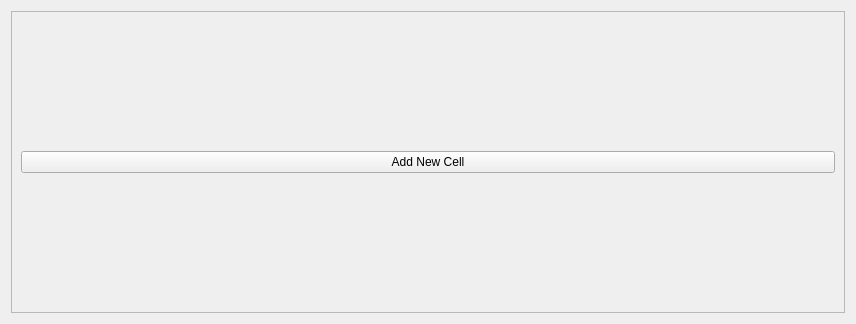
<?xml version="1.0" encoding="UTF-8"?>
<ui version="4.0">
 <class>TabNew</class>
 <widget class="QWidget" name="TabNew">
  <property name="geometry">
   <rect>
    <x>0</x>
    <y>0</y>
    <width>856</width>
    <height>324</height>
   </rect>
  </property>
  <property name="windowTitle">
   <string>Form</string>
  </property>
  <layout class="QVBoxLayout" name="verticalLayout_2">
   <item>
    <widget class="QScrollArea" name="scrollArea">
     <property name="widgetResizable">
      <bool>true</bool>
     </property>
     <widget class="QWidget" name="scrollAreaWidgetContents">
      <property name="geometry">
       <rect>
        <x>0</x>
        <y>0</y>
        <width>832</width>
        <height>300</height>
       </rect>
      </property>
      <layout class="QVBoxLayout" name="verticalLayout">
       <item>
        <layout class="QGridLayout" name="cellLayout"/>
       </item>
       <item>
        <widget class="QPushButton" name="addButton">
         <property name="text">
          <string>Add New Cell</string>
         </property>
        </widget>
       </item>
      </layout>
     </widget>
    </widget>
   </item>
  </layout>
 </widget>
 <resources/>
 <connections/>
</ui>
